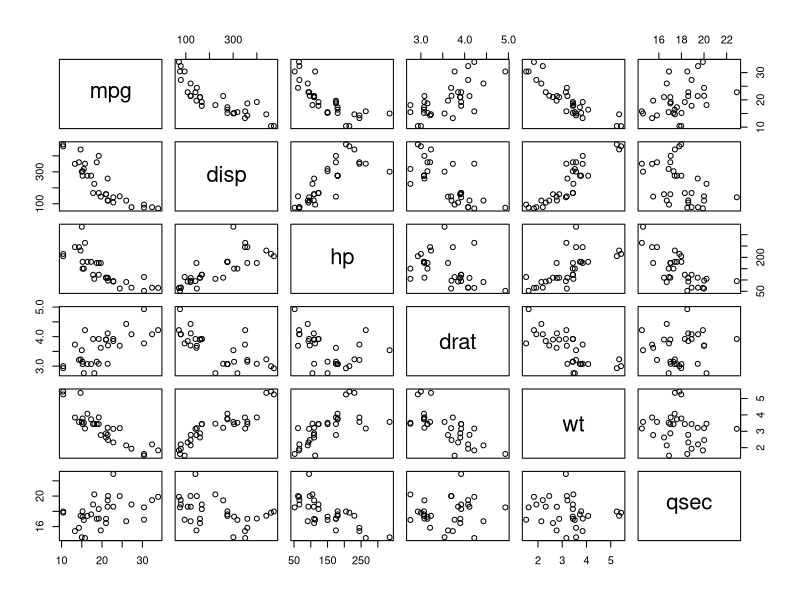
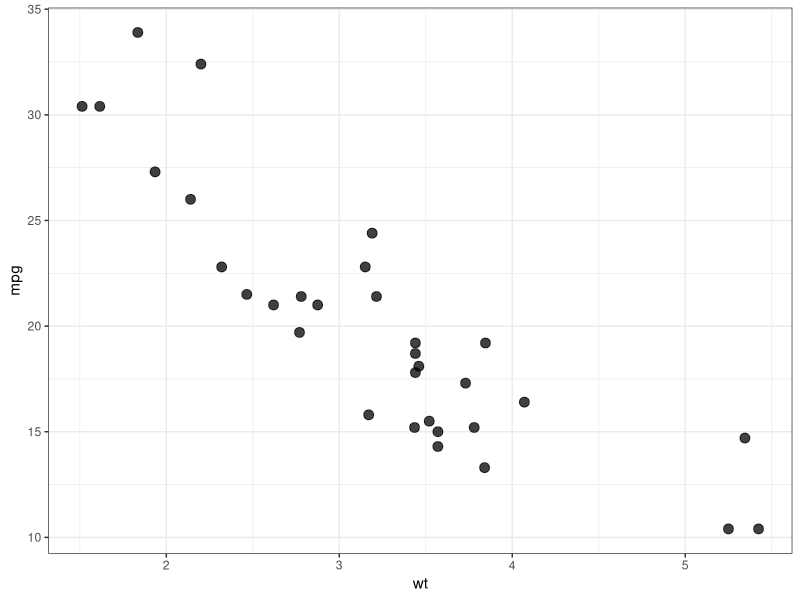
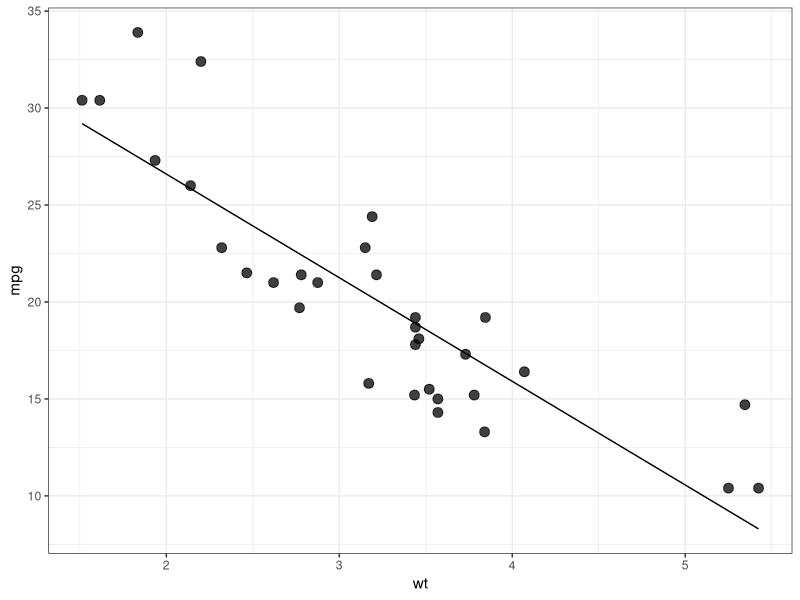
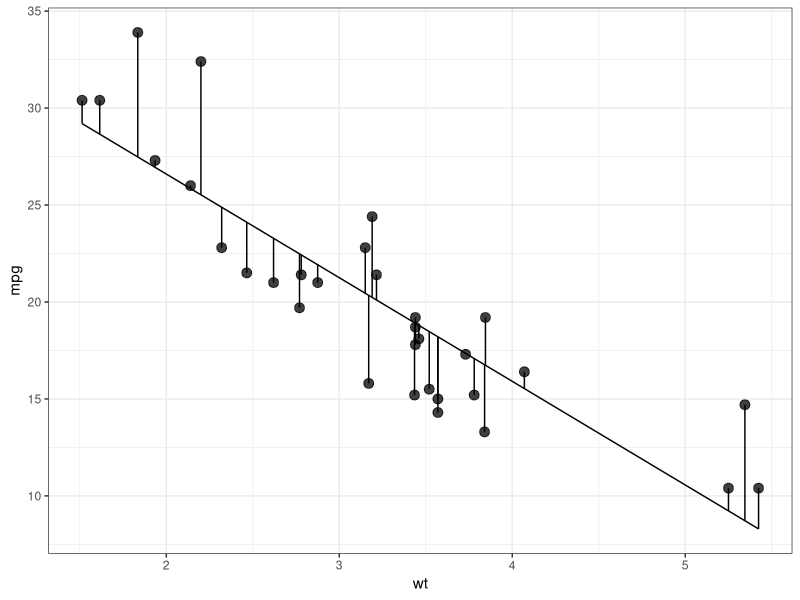
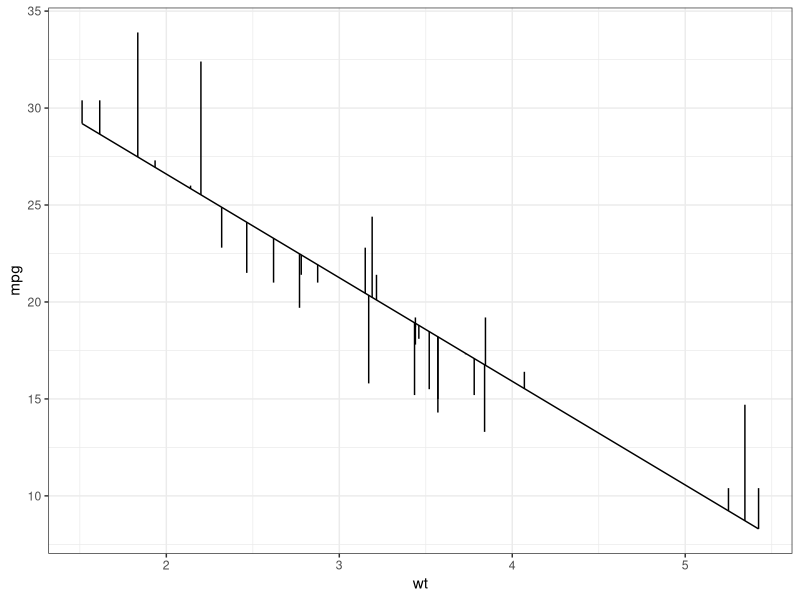
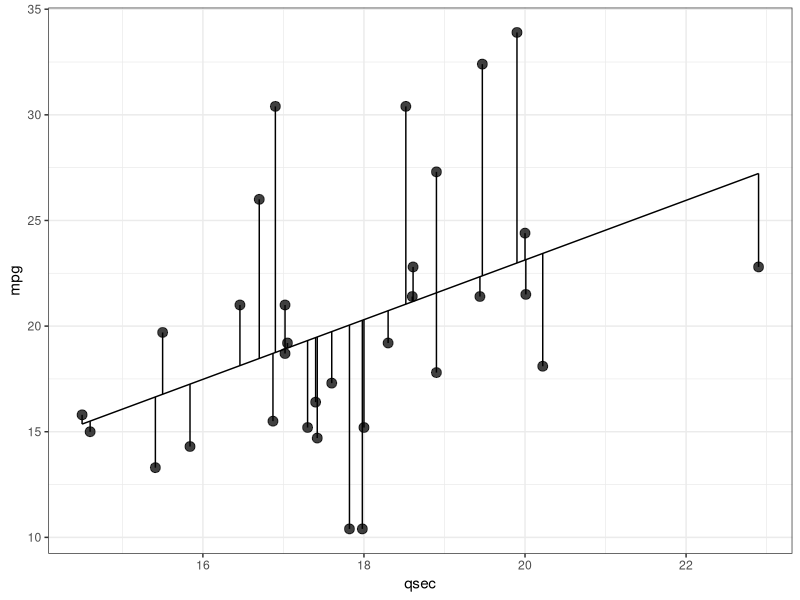
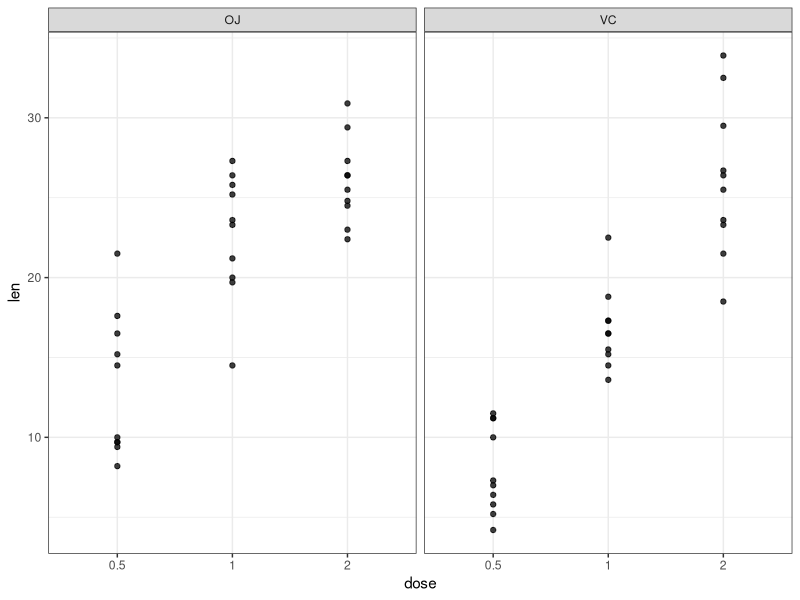

Reproduce these figures in R, in order. (Note: this script raises an error after producing the figures.)
### --------------------------------------------------------------------- ###

            ### Model evaluation, estimation, and uncertainty ###
           ### useful tools and workflows with the tidyverse ###

                 ## Jacob Zeldin, Chicago Botanic Garden ##
                          ## Winter/Spring 2020 ##
### --------------------------------------------------------------------- ###

### You will need the following packages to follow along with the module.
### Use install.packages() with the name of the package in quotes to install.
### ex. install.packages("tidyverse")

library(tidyverse)
library(modelr)
library(broom)
library(ggthemes)
library(car)



                #### Evaluating models with summary metrics ####

## After fitting a model to data, we may want to evaluate the fit
## of the model. There are many ways to go about model evaluation, including many
## error or precision metrics and various visual tools. We will briefly go over some 
## evaluation methods using simple linear regression models as examples.

## We will start with the classic mtcars dataset built into R.

head(mtcars) # the data frame
pairs(select(mtcars,mpg,disp,hp,drat,wt,qsec)) # pairs plot of a few variables

## There's a strong visual relationship between weight (wt) and fuel efficiency (mpg)
## so we'll build a simple model of mpg by wt

mod1 <- lm(mpg ~ wt, data = mtcars)

## If we look at the model summary, we see that R already gives us a few ways to
## evaluate the model's fit

summary(mod1)

## The model summary provides us with a MULTIPLE R2 and an ADJUSTED R2.
## The former is a measure of the amount of variations in the response variable
## that is "explained" by the predictor variable(s). The metric is easily interpreted
## as it is on a scale of 0 (no variance explained by the predictor(s)) to 1 (all variance
## explained). One major issue with the R2 metric is that as you add more predictor variables, 
# the R2 will always increase, potentially leading the analyst to assume adding more variables
## will always improve the model. However, the adjusted R2 incorporates penalities
## as the number of predictor variables increases. This can defend against overfitting
## models.

## If we add additional predictor variables to the model, the model will explain more of
## the variation in the response but the discrepancy between the multiple R2 and 
## adjusted R2 will grow.

mod2 <- lm(mpg ~ wt+vs+cyl+hp, data = mtcars)
summary(mod2)

## Another evaluation metrics is Root Mean Square Error or RMSE. RMSE is essentially the
## square root of the residual variance,. This metric takes the residuals,
## or how far the observed data is form the model estimates (in this case, the regrssion line)
## and measures their spread. RMSE tells you how well the observed data clusters about our
## model estimates. Moreover, RMSE gives extra weight to very large errors (residuals far from
## the estimate). While R2 provides a relative measure of model fit, RMSE is an absolute measure
## of the model fit. Lower values indicate a better fit and RMSE can be thought of as
## "the standard deviation of the unexplained variance" (theanalysisfactor.com) and thus,
## is in the same units as the response variable.

## RMSE can be calculated easily with the modelr package

rmse(mod1, data = mtcars)

## The mean absolute error (MAE) is similar to RMSE, however, is weights all errors equally.

mae(mod1, data = mtcars)


## We can compare all these metrics with a model of mpg that has a poorer fit, for example
## a model of mpg with qsec as the predictor variable

mod3 <- lm(mpg ~ qsec, data = mtcars)
summary(mod3)

# Creat table of model evaluations
eval_table <- as_tibble(rbind(c("qsec", summary(mod3)$r.squared, summary(mod3)$adj.r.squared,
                                rmse(mod3,mtcars),mae(mod3,mtcars)),
                              c("wt",summary(mod1)$r.squared,summary(mod1)$adj.r.squared,
                                rmse(mod1,mtcars),mae(mod1,mtcars))))
# Rename columns
colnames(eval_table) <- c("predictor","R2","adjR2","RMSE","MAE")

eval_table

## Looking at the evaluation table, it's clear that the fit is much better in the wt model.
## Both R2 values are much higher and both RMSE and MAE values are much lower in the wt model.

                  
          
                    #### Evaluating models visually ####


## The metrics above tell us a lot about the explained variance and the quality of the fit, but 
## to really get a feel for the model performance, we can visualize the model fit.

## To start, we can make a simple plot of the raw data.

ggplot(mtcars,aes(wt,mpg))+
  geom_point(size = 3, alpha = 0.75)+
  theme_bw()

## We can then plot our model estimate. There are many ways of doing this, here I'll use
## augment() from the broom package.

newdat <- tibble(wt = seq(min(mtcars$wt),max(mtcars$wt),0.001)) # new dataframe to predict response

augment(mod1,newdata = newdat) %>%  # estimates based on model
  ggplot(aes(wt,.fitted))+ # aes for fit line
  geom_point(data = mtcars,aes(wt,mpg), # seperate data and aes for raw data
             size = 3, alpha = 0.75)+ 
  ylab("mpg")+
  geom_line()+ # geom for model fit line
  theme_bw()

## Now we can see how far the observed data is from our fitted model regression.
## We can further visualize spread of the residuals by connecting them to our fit line.

mtcars$mod1_pred <- augment(mod1)$.fitted # attach predictions to dataframe

augment(mod1,newdata = newdat) %>%
  ggplot(aes(wt,.fitted))+
  geom_segment(data = mtcars, aes(x = wt, xend = wt, # geom for line segments
                                  y = mpg, yend = mod1_pred))+
  geom_point(data = mtcars,aes(wt,mpg), 
             size = 3, alpha = 0.75)+ 
  ylab("mpg")+
  geom_line()+ 
  theme_bw()

## We can also remove the points
augment(mod1,newdata = newdat) %>%
  ggplot(aes(wt,.fitted))+
  geom_segment(data = mtcars, aes(x = wt, xend = wt, # geom for line segments
                                  y = mpg, yend = mod1_pred))+
  geom_line()+ 
  ylab("mpg")+
  theme_bw()

## Now compare this fit to the qsec model

mtcars$mod3_pred <- augment(mod3)$.fitted # attach predictions to dataframe

newdat2 <- tibble(qsec = seq(min(mtcars$qsec),max(mtcars$qsec),0.001))

augment(mod3,newdata = newdat2) %>%
  ggplot(aes(qsec,.fitted))+
  geom_segment(data = mtcars, aes(x = qsec, xend = qsec, # geom for line segments
                                  y = mpg, yend = mod3_pred))+
  geom_point(data = mtcars,aes(qsec,mpg), 
             size = 3, alpha = 0.75)+ 
  ylab("mpg")+
  geom_line()+ 
  theme_bw()

## Clearly, a poorer fit! This also sends up red flags about homegeneity of the variance. 
## the residual variance appears to be larger in center of the qsec range than at the ends.


## To wrap up, let's go back to original model with wt. Becuase there is a single continuous
## predictor, evaluating the effect of the predictor on the response is straightforward. The 
## summary output for the model will give us the same result as a one-way ANOVA or an F-test
## or a LRT against the null... it's all the same thing!!

summary(mod1)
anova(mod1)
null <- lm(mpg ~1, mtcars)
anova(null,mod1)

## So, our predictor is significant below 0.05. From the summary we see the slope is
## estimated at -5.3, indicating a considerble negative effect of weight on fuel efficiency.




#### Model comparison and visual evaluation of fit with different types of models ####

## Let's move beyond a one term linear regression. In the next model, we will look at 
## a classic two-way ANOVA set up with two categorical predictor variables and a continuous
## response. Here we will use the ToothGrowth dataset which tracks tooth length in guinea
## pigs fed two different supplements at different doesages. Dose could potentiaklly be
## coded as categorical or continuous, but we will stick with categorical for this example.

tooth_data <- ToothGrowth # rename dataframe
tooth_data$dose <- factor(tooth_data$dose) # factor dose to make categorical

## Quickly plot the raw data
ggplot(tooth_data,aes(dose,len))+
  geom_point(alpha = 0.75)+
  facet_grid(~supp)+
  theme_bw()

## Now we will model the repsonse, length, by supp, dose, and their interaction
tooth_model <- lm(len ~ supp*dose, tooth_data)
summary(tooth_model)

## We can test this against a simpler model with a likelihood ratio test (LRT)
tooth_model2 <- update(tooth_model, ~.-supp:dose)
anova(tooth_model2,tooth_model) # LRT suggests keeping the interaction

## Another test of fit is the overall F test against the null. The summary function
## will give us this test by default at the bottom of the output

summary(tooth_model) # the summary tells us that the model is a better fit than the null model

## we can extract the test statistic and d.f with this call (in case this needs to reported)
summary(tooth_model)$fstatistic

## We also get the usual R2 values, and we can calculate RMSE and MAE as above
rmse(tooth_model,tooth_data)
mae(tooth_model,tooth_data)

## Now lets visualize the model fit. This is a bit different than the linear regression
## as we only need to get model estimates for each level of the predictor instead of a range
## of values like we saw above. 

## Our new data frame to predict over should contain all unique combination of factor
## levels in our predictor variables. The easiest way to accomplosh this is with the 
## expand_grid function

newdat_tooth <- expand_grid(supp = unique(tooth_data$supp), dose = unique(tooth_data$dose))

## Now we can use augment as before to get our estimates. This time, however, we will also
## generate a meaure of uncertainty to accompany our estimate. We'll use the standard error.

tooth_model %>% 
  augment(newdata = newdat_tooth)

## Now let's plot the estimates and uncertainty

tooth_model %>% 
  augment(newdata = newdat_tooth) %>% 
  ggplot(aes(dose,.fitted))+
  geom_point(size = 3)+
  #below we set the upper and lower bounds of the errorbars with the estimate and the se
  geom_errorbar(aes(ymin = .fitted - .se.fit, ymax = .fitted + .se.fit),
                width = 0.1)+
  facet_grid(~supp)+
  theme_bw()

## Great, now we can add back in the raw data to check the fit

tooth_model %>% 
  augment(newdata = newdat_tooth,) %>% 
  ggplot(aes(dose,.fitted))+
  geom_point(data = tooth_data, aes(dose, len), alpha = 0.75,
             color = "cyan4")+
  geom_point(size = 3, alpha = 0.75)+
  geom_errorbar(aes(ymin = .fitted - .se.fit, ymax = .fitted + .se.fit),
                width = 0.1)+
  facet_grid(~supp)+
  theme_bw()

## The fit looks pretty good, and the relationship tracks. We can get a more conservative 
## idea of our uncertainty with 95% confidence intervals. You can get approx. 95% CI
## by multiplying the SE by 1.96

tooth_model %>% 
  augment(newdata = newdat_tooth,) %>% 
  ggplot(aes(dose,.fitted))+
  geom_point(data = tooth_data, aes(dose, len), alpha = 0.75,
             color = "cyan4")+
  geom_point(size = 3, alpha = 0.75)+
  geom_errorbar(aes(ymin = .fitted - 1.96*.se.fit, ymax = .fitted + 1.96*.se.fit),
                width = 0.1)+
  facet_grid(~supp)+
  theme_bw()

## We can make a few little tweaks to make the figure better:

supp.labs <- c("Orange juice", "Absorbic acid")
names(supp.labs) <- c("OJ", "VC")

tooth_model %>% 
  augment(newdata = newdat_tooth,) %>% 
  ggplot(aes(dose,.fitted))+
  geom_jitter(data = tooth_data, aes(dose, len), alpha = 0.3,
             color = "cyan4",width = 0.1)+
  geom_point(size = 3, alpha = 0.75)+
  geom_errorbar(aes(ymin = .fitted - 1.96*.se.fit, ymax = .fitted + 1.96*.se.fit),
                width = 0.1)+
  scale_y_continuous(name = "Tooth length (mm)", limits = c(0,35))+
  xlab("Dose (mg/day)")+
  facet_grid(~supp,labeller = labeller(supp = supp.labs))+
  theme_few()

## Now that we have evaluated the fit of our model in a number of different ways, we should
## evaluate the influence of the individual predictors. When there is an interaction present
## Type III ANOVA is often the most appropriate choice.

Anova(tooth_model, type = 3)

## The ANOVA output suggests that all of our predictor variables are 
## statistically significant below 0.05. This coupled with the visual and qunatitative
## evidence above tells us our model does a good job of describing the data. Now it's up
## to you as the analyst to interpret these results!